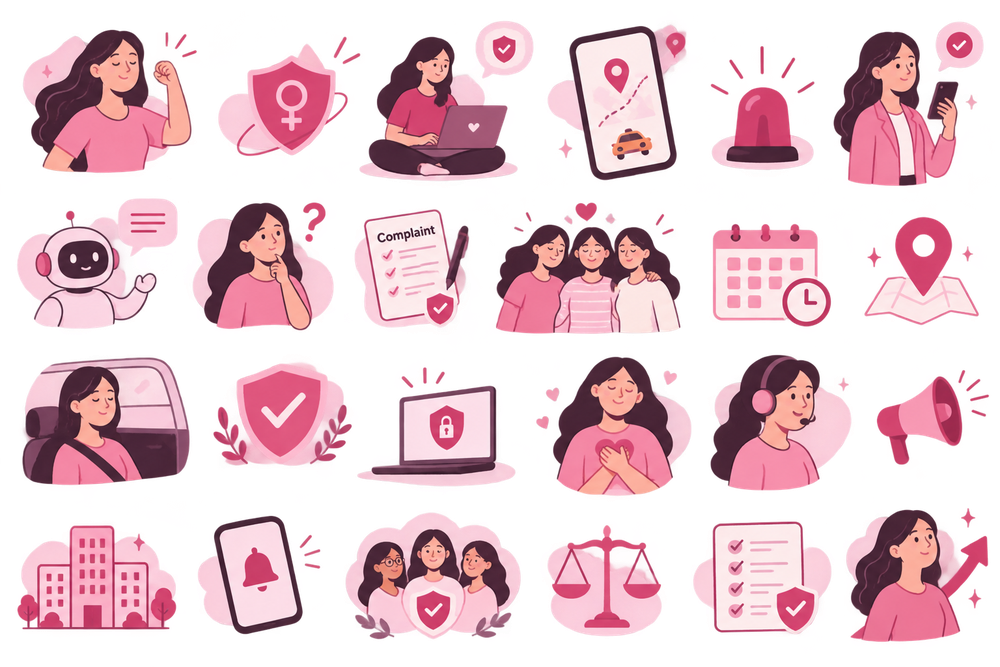
#> input picture design/doodle-sheet.png, 1000 x 667 px, shrunk from 1536 x 1024 before the run, found by its file name
$ python slice_doodles.py
#> lines starting #> are read from the running program, lines starting #| are printed output that depends on the picture
import os
from PIL import Image

sheet_path = r"C:\Project\shiftsafe\design\doodle-sheet.png"
out_dir = r"C:\Project\shiftsafe\public\doodles"
os.makedirs(out_dir, exist_ok=True)

img = Image.open(sheet_path).convert("RGBA")
#> img is the input picture: PIL image 1000x667 RGBA; mean R, G, B, A 126.7, 86.2, 99.5, 110.4
width, height = img.size
#> width = 1000; height = 667
cell_w = 256
cell_h = 256
print(f"Sheet dimensions: {width}x{height}")
#| Sheet dimensions: 1000x667

targets = [
    (1, 2, "shield-female.png"),
    (1, 4, "phone-route.png"),
    (4, 2, "phone-bell.png"),
    (2, 5, "calendar.png"),
    (3, 3, "laptop-lock.png"),
    (2, 6, "map-pin.png"),
]

for row, col, filename in targets:
    x0 = (col - 1) * cell_w
    y0 = (row - 1) * cell_h
    x1 = col * cell_w
    y1 = row * cell_h
    cell = img.crop((x0, y0, x1, y1))

    # Auto-crop transparent padding
    bbox = cell.getbbox()
    if bbox:
        cropped = cell.crop(bbox)
    else:
        cropped = cell

    out_path = os.path.join(out_dir, filename)
    cropped.save(out_path, format="PNG", optimize=True)
    print(f"Saved ({row},{col}) -> {filename}: {cropped.size} (original bbox: {bbox})")
#> this loop made 6 passes
#> bbox on passes 1, 2, 5: (0, 5, 256, 256), (0, 18, 230, 256), (0, 0, 256, 155)
#| Saved (1,2) -> shield-female.png: (256, 251) (original bbox: (0, 5, 256, 256))
#| Saved (1,4) -> phone-route.png: (230, 238) (original bbox: (0, 18, 230, 256))
#| Saved (4,2) -> phone-bell.png: (256, 256) (original bbox: None)
#| Saved (2,5) -> calendar.png: (256, 256) (original bbox: None)
#| Saved (3,3) -> laptop-lock.png: (256, 155) (original bbox: (0, 0, 256, 155))
#| Saved (2,6) -> map-pin.png: (256, 256) (original bbox: None)
#> pass 1, `cell = img.crop((x0, y0, x1, y1))`:
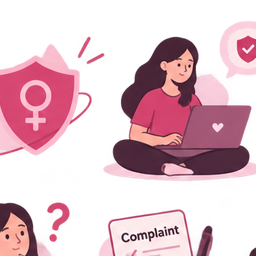
#> cell: PIL image 256x256 RGBA; mean R, G, B, A 115, 69.8, 86.2, 110.1; transparent parts drawn white
#> pass 1, `cropped = cell.crop(bbox)`:
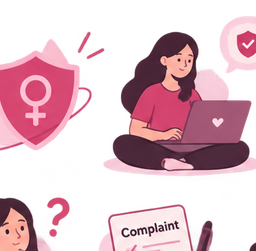
#> cropped: PIL image 256x251 RGBA; mean R, G, B, A 117.3, 71.2, 87.9, 112.3; transparent parts drawn white
#> pass 2, `cell = img.crop((x0, y0, x1, y1))`:
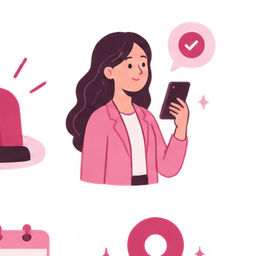
#> cell: PIL image 256x256 RGBA; mean R, G, B, A 90.3, 48.4, 62.5, 77.9; transparent parts drawn white
#> pass 2, `cropped = cell.crop(bbox)`:
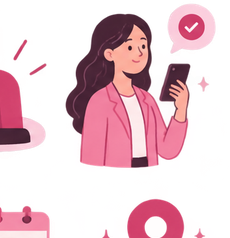
#> cropped: PIL image 230x238 RGBA; mean R, G, B, A 108.1, 58, 74.9, 93.2; transparent parts drawn white
#> after the loop: cropped: PIL image 256x256 RGBA; every value is 0

print("All doodles sliced and saved successfully!")
